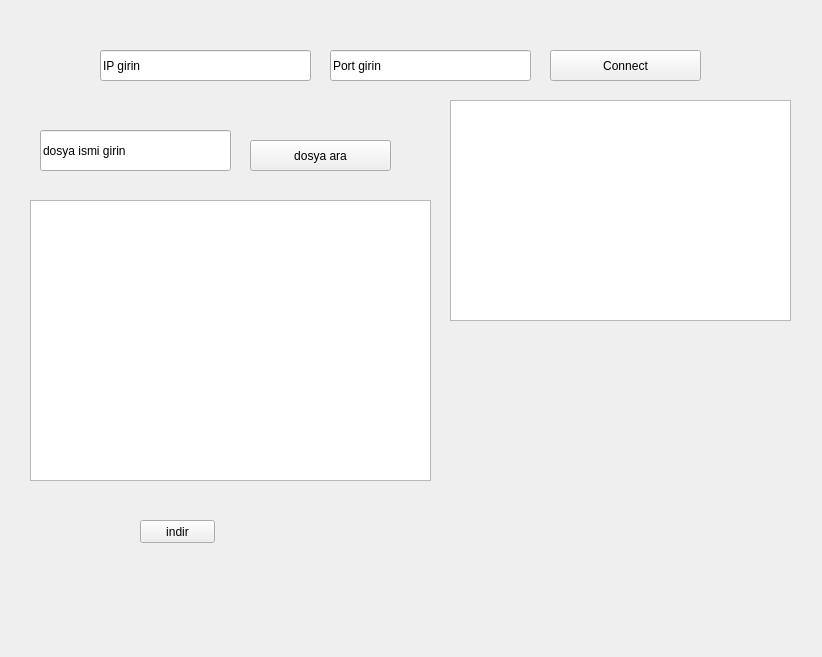
<?xml version="1.0" encoding="UTF-8"?>
<ui version="4.0">
 <class>Form</class>
 <widget class="QWidget" name="Form">
  <property name="geometry">
   <rect>
    <x>0</x>
    <y>0</y>
    <width>822</width>
    <height>657</height>
   </rect>
  </property>
  <property name="windowTitle">
   <string>Form</string>
  </property>
  <widget class="QListWidget" name="kullanici_list">
   <property name="geometry">
    <rect>
     <x>450</x>
     <y>100</y>
     <width>341</width>
     <height>221</height>
    </rect>
   </property>
  </widget>
  <widget class="QPushButton" name="pushButton_connect">
   <property name="geometry">
    <rect>
     <x>550</x>
     <y>50</y>
     <width>151</width>
     <height>31</height>
    </rect>
   </property>
   <property name="text">
    <string>Connect</string>
   </property>
  </widget>
  <widget class="QLineEdit" name="lineEdit_ip">
   <property name="geometry">
    <rect>
     <x>100</x>
     <y>50</y>
     <width>211</width>
     <height>31</height>
    </rect>
   </property>
   <property name="text">
    <string>IP girin</string>
   </property>
  </widget>
  <widget class="QLineEdit" name="lineEdit_port">
   <property name="geometry">
    <rect>
     <x>330</x>
     <y>50</y>
     <width>201</width>
     <height>31</height>
    </rect>
   </property>
   <property name="text">
    <string>Port girin</string>
   </property>
  </widget>
  <widget class="QLineEdit" name="lineEdit_dosya_ismi">
   <property name="geometry">
    <rect>
     <x>40</x>
     <y>130</y>
     <width>191</width>
     <height>41</height>
    </rect>
   </property>
   <property name="text">
    <string>dosya ismi girin</string>
   </property>
  </widget>
  <widget class="QPushButton" name="pushButton_dosya_ara">
   <property name="geometry">
    <rect>
     <x>250</x>
     <y>140</y>
     <width>141</width>
     <height>31</height>
    </rect>
   </property>
   <property name="text">
    <string>dosya ara</string>
   </property>
  </widget>
  <widget class="QListWidget" name="dosya_list">
   <property name="geometry">
    <rect>
     <x>30</x>
     <y>200</y>
     <width>401</width>
     <height>281</height>
    </rect>
   </property>
  </widget>
  <widget class="QPushButton" name="pushButton">
   <property name="geometry">
    <rect>
     <x>140</x>
     <y>520</y>
     <width>75</width>
     <height>23</height>
    </rect>
   </property>
   <property name="text">
    <string>indir</string>
   </property>
  </widget>
 </widget>
 <resources/>
 <connections/>
</ui>
